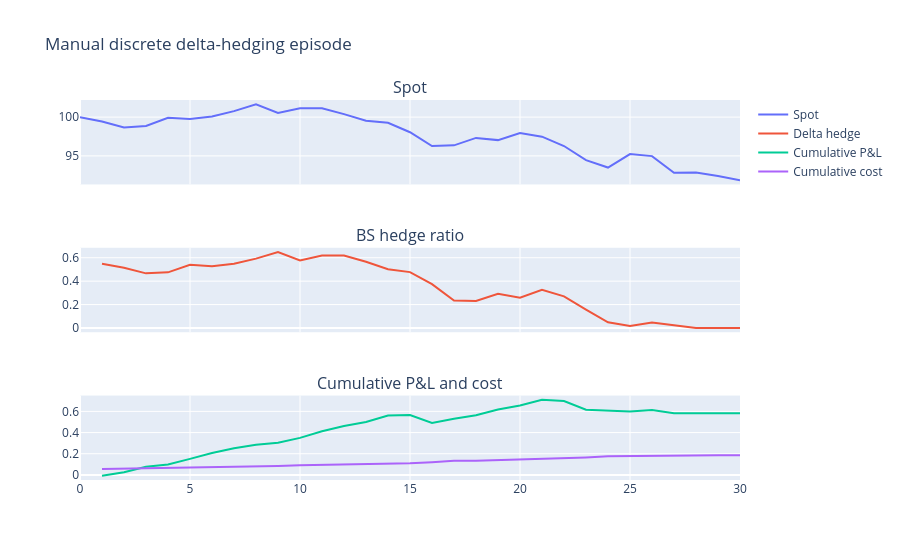

The cell this chart's notebook holds for it:
### Markdown cell above
## 4. Delta Hedging Mechanics

This cell manually simulates one Black-Scholes delta-hedged episode. It does not call the Gymnasium environment, which makes the accounting transparent.

### Code cell
one_path = GBMSimulator(S0=S0, mu=r, sigma=sigma, dt=dt, seed=config.run.seed + 3).generate_path(n_steps)
hedge_pos = 0.0
cumulative_pnl = 0.0
cumulative_cost = 0.0
hedges = []
pnl_path = []
cost_path = []

for step in range(n_steps):
    tau_prev = max((n_steps - step) * dt, 1e-8)
    tau_next = max((n_steps - step - 1) * dt, 0.0)
    target_hedge = float(call_delta(one_path[step], K, r, sigma, tau_prev))
    trade = target_hedge - hedge_pos
    cost = float(proportional_cost(trade, one_path[step], kappa))
    option_prev = float(call_price(one_path[step], K, r, sigma, tau_prev))
    if step == n_steps - 1:
        option_next = float(max(one_path[step + 1] - K, 0.0))
    else:
        option_next = float(call_price(one_path[step + 1], K, r, sigma, tau_next))
    step_pnl = (option_prev - option_next) + target_hedge * (one_path[step + 1] - one_path[step]) - cost
    cumulative_pnl += step_pnl
    cumulative_cost += cost
    hedge_pos = target_hedge
    hedges.append(target_hedge)
    pnl_path.append(cumulative_pnl)
    cost_path.append(cumulative_cost)

fig = make_subplots(rows=3, cols=1, shared_xaxes=True, subplot_titles=("Spot", "BS hedge ratio", "Cumulative P&L and cost"))
fig.add_trace(go.Scatter(x=steps, y=one_path, name="Spot"), row=1, col=1)
fig.add_trace(go.Scatter(x=steps[1:], y=hedges, name="Delta hedge"), row=2, col=1)
fig.add_trace(go.Scatter(x=steps[1:], y=pnl_path, name="Cumulative P&L"), row=3, col=1)
fig.add_trace(go.Scatter(x=steps[1:], y=cost_path, name="Cumulative cost"), row=3, col=1)
fig.update_layout(title="Manual discrete delta-hedging episode")
print(f"Terminal hedged P&L={cumulative_pnl:.4f}; total transaction cost={cumulative_cost:.4f}")
fig.show()

### Figure 1 — Plotly figure (JSON) as saved in the notebook; plotly's stock layout.template omitted (floating-point values rounded to 4 significant figures)
{"data": [{"name": "Spot", "type": "scatter", "x": [0, 1, 2, 3, 4, 5, 6, 7, 8, 9, 10, 11, 12, 13, 14, 15, 16, 17, 18, 19, 20, 21, 22, 23, 24, 25, 26, 27, 28, 29, 30], "xaxis": "x", "y": [100.0, 99.44, 98.67, 98.85, 99.92, 99.74, 100.1, 100.8, 101.7, 100.5, 101.1, 101.1, 100.4, 99.54, 99.27, 98.05, 96.27, 96.36, 97.32, 97.04, 97.96, 97.47, 96.27, 94.45, 93.49, 95.23, 94.97, 92.83, 92.84, 92.4, 91.86], "yaxis": "y"}, {"name": "Delta hedge", "type": "scatter", "x": [1, 2, 3, 4, 5, 6, 7, 8, 9, 10, 11, 12, 13, 14, 15, 16, 17, 18, 19, 20, 21, 22, 23, 24, 25, 26, 27, 28, 29, 30], "xaxis": "x2", "y": [0.5481, 0.5141, 0.4665, 0.4753, 0.5398, 0.5278, 0.5486, 0.5921, 0.649, 0.577, 0.6183, 0.6186, 0.5657, 0.5011, 0.4773, 0.375, 0.2348, 0.2308, 0.2924, 0.2588, 0.3268, 0.2708, 0.1577, 0.04913, 0.01676, 0.04605, 0.02255, 0.0003762, 1.76e-05, 2.053e-10], "yaxis": "y2"}, {"name": "Cumulative P&L", "type": "scatter", "x": [1, 2, 3, 4, 5, 6, 7, 8, 9, 10, 11, 12, 13, 14, 15, 16, 17, 18, 19, 20, 21, 22, 23, 24, 25, 26, 27, 28, 29, 30], "xaxis": "x3", "y": [-0.008361, 0.0259, 0.07639, 0.09917, 0.1512, 0.2071, 0.2522, 0.2853, 0.304, 0.3499, 0.4125, 0.4614, 0.4992, 0.5603, 0.5655, 0.49, 0.5315, 0.5634, 0.6182, 0.655, 0.7099, 0.6987, 0.6167, 0.6057, 0.5986, 0.6142, 0.5836, 0.5817, 0.5817, 0.5817], "yaxis": "y3"}, {"name": "Cumulative cost", "type": "scatter", "x": [1, 2, 3, 4, 5, 6, 7, 8, 9, 10, 11, 12, 13, 14, 15, 16, 17, 18, 19, 20, 21, 22, 23, 24, 25, 26, 27, 28, 29, 30], "xaxis": "x3", "y": [0.05481, 0.05818, 0.06288, 0.06374, 0.07019, 0.07139, 0.07347, 0.07786, 0.08364, 0.09088, 0.09505, 0.09509, 0.1004, 0.1068, 0.1092, 0.1192, 0.1327, 0.1331, 0.1391, 0.1424, 0.149, 0.1545, 0.1654, 0.1756, 0.1787, 0.1815, 0.1837, 0.1857, 0.1858, 0.1858], "yaxis": "y3"}], "layout": {"annotations": [{"font": {"size": 16}, "showarrow": false, "text": "Spot", "x": 0.5, "xanchor": "center", "xref": "paper", "y": 1.0, "yanchor": "bottom", "yref": "paper"}, {"font": {"size": 16}, "showarrow": false, "text": "BS hedge ratio", "x": 0.5, "xanchor": "center", "xref": "paper", "y": 0.6111, "yanchor": "bottom", "yref": "paper"}, {"font": {"size": 16}, "showarrow": false, "text": "Cumulative P&L and cost", "x": 0.5, "xanchor": "center", "xref": "paper", "y": 0.2222, "yanchor": "bottom", "yref": "paper"}], "title": {"text": "Manual discrete delta-hedging episode"}, "xaxis": {"anchor": "y", "domain": [0.0, 1.0], "matches": "x3", "showticklabels": false}, "xaxis2": {"anchor": "y2", "domain": [0.0, 1.0], "matches": "x3", "showticklabels": false}, "xaxis3": {"anchor": "y3", "domain": [0.0, 1.0]}, "yaxis": {"anchor": "x", "domain": [0.7778, 1.0]}, "yaxis2": {"anchor": "x2", "domain": [0.3889, 0.6111]}, "yaxis3": {"anchor": "x3", "domain": [0.0, 0.2222]}}}
